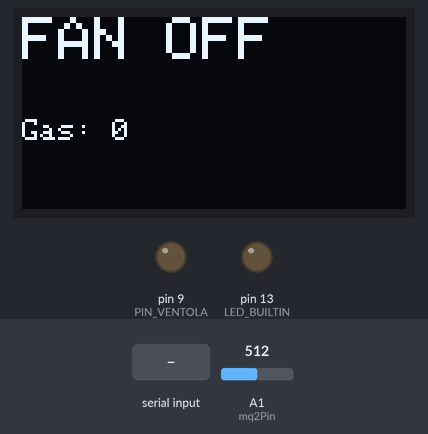
The sketch below on a simulated Arduino Uno, built with avr-gcc and run on an emulated ATmega328P. On the bench: 128×64 one-colour display, output pins drawn as LEDs (lit = HIGH). Inputs (shaded band) come from the test bench; at power-on: A1 (mq2Pin) = 512. What the sketch prints to the serial monitor is not drawn.

Above: at 4.8 s.
4.9 s: "FAN_ON\n" received over the second serial link
At 5.02 s:
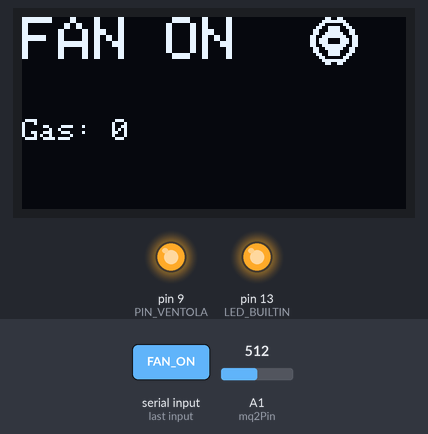
7.0 s: "FAN_OFF\n" received over the second serial link
At 7.9 s:
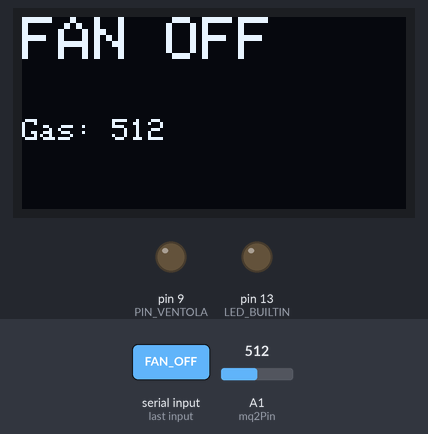
8.9 s: A1 (mq2Pin) set to 716
At 10.8 s:
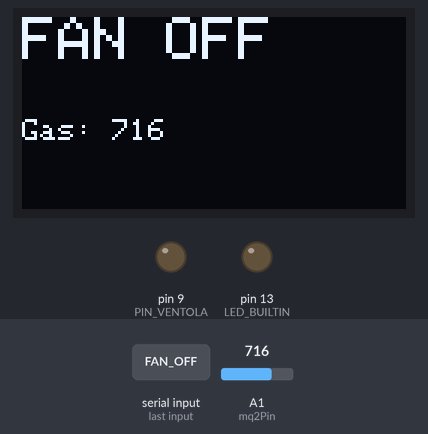
11.5 s: A1 (mq2Pin) set to 900
At 15.8 s:
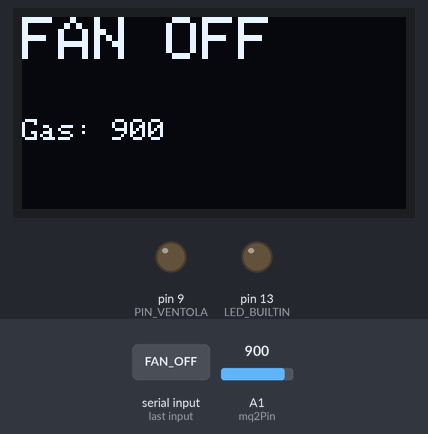
Timing chart, 0 to 16.6 s (numbered marks = the images above; inputs shaded):
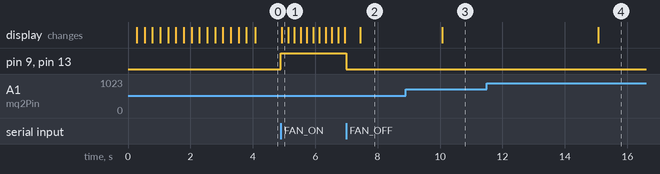

Measured:
- after the input at 4.9 s, pin 9 (PIN_VENTOLA), pin 13 (LED_BUILTIN): LOW → HIGH at once; the display: changes at once (image 1)
- after the input at 7.0 s, pin 9 (PIN_VENTOLA), pin 13 (LED_BUILTIN): HIGH → LOW at once; the display: changes after 0.44 s (image 2)
- after the input at 8.9 s, the display: changes after 1.2 s (image 3)
- after the input at 11.5 s, the display: changes after 3.6 s (image 4)

The sketch:

arduino_ide_offgas.ino
```cpp
#include <SoftwareSerial.h>     // libreria per seriale software (Bluetooth HC-05)
#include <Wire.h>               // libreria comunicazione I2C
#include <Adafruit_GFX.h>       // libreria grafica base per display
#include <Adafruit_SH110X.h>    // libreria specifica per display OLED SH1106

// ===============================
// CONFIGURAZIONE OLED
// ===============================

#define SCREEN_WIDTH 128
#define SCREEN_HEIGHT 64

// creazione oggetto display (I2C)
Adafruit_SH1106G display(SCREEN_WIDTH, SCREEN_HEIGHT, &Wire, -1);


// ===============================
// CONFIGURAZIONE PIN
// ===============================

const int mq2Pin = A1;          // sensore gas MQ2 collegato all'ingresso analogico
const int bluetoothRxPin = 10;  // RX bluetooth (Arduino riceve)
const int bluetoothTxPin = 11;  // TX bluetooth (Arduino trasmette)
const int PIN_VENTOLA = 9;      // pin che controlla la ventola


// ===============================
// PARAMETRI SISTEMA
// ===============================

const unsigned long intervalloLettura = 5000;   // intervallo lettura sensore gas (5s)


// ===============================
// VARIABILI DI STATO
// ===============================

unsigned long ultimoTempoLettura = 0;   // timestamp ultima lettura gas
bool fanState = false;                  // stato ventola
int lastGasValue = 0;                   // ultimo valore gas letto

bool displayDirty = true;               // flag che indica quando aggiornare il display
unsigned long lastDisplayUpdate = 0;    // timestamp ultimo aggiornamento display


// ===============================
// ANIMAZIONE VENTOLA
// ===============================

unsigned long lastFanAnim = 0;   // timestamp ultimo frame animazione
bool fanFrame = false;           // frame corrente (alternanza tra 2 immagini)


// ===============================
// INTRO ALL'AVVIO
// ===============================

bool introActive = true;         // indica se la intro è ancora attiva
unsigned long introStartTime = 0;
unsigned long introLastFrame = 0;
bool introFrame = false;


// ===============================
// BITMAP FRAME 1 VENTOLA
// ===============================

const uint8_t fan_frame1[] PROGMEM = {

0b00000110,0b01100000,
0b00001111,0b11110000,
0b00011000,0b00011000,
0b00110011,0b11001100,
0b01100011,0b11000110,
0b01100111,0b11100110,
0b11001111,0b11110011,
0b11011100,0b00111011,
0b11011100,0b00111011,
0b11001111,0b11110011,
0b01100111,0b11100110,
0b01100011,0b11000110,
0b00110011,0b11001100,
0b00011000,0b00011000,
0b00001111,0b11110000,
0b00000110,0b01100000
};


// ===============================
// BITMAP FRAME 2 VENTOLA
// ===============================

const uint8_t fan_frame2[] PROGMEM = {

0b00000110,0b01100000,
0b00001111,0b11110000,
0b00011000,0b00011000,
0b00110111,0b11101100,
0b01100110,0b01100110,
0b01101100,0b00110110,
0b11011000,0b00011011,
0b11110000,0b00001111,
0b11110000,0b00001111,
0b11011000,0b00011011,
0b01101100,0b00110110,
0b01100110,0b01100110,
0b00110111,0b11101100,
0b00011000,0b00011000,
0b00001111,0b11110000,
0b00000110,0b01100000
};


// ===============================
// BLUETOOTH SERIAL
// ===============================

SoftwareSerial bluetooth(bluetoothRxPin, bluetoothTxPin);


// ===============================
// SETUP
// ===============================

void setup() {

  // configurazione pin hardware
  pinMode(mq2Pin, INPUT);
  pinMode(PIN_VENTOLA, OUTPUT);
  pinMode(LED_BUILTIN, OUTPUT);

  // ventola inizialmente spenta
  digitalWrite(PIN_VENTOLA, LOW);
  digitalWrite(LED_BUILTIN, LOW);

  // inizializzazione seriali
  Serial.begin(9600);
  bluetooth.begin(9600);

  // inizializzazione display OLED
  if(!display.begin(0x3C, true)) {
    while(true);   // blocca se il display non viene trovato
  }

  display.clearDisplay();
  display.setTextColor(SH110X_WHITE);

  // avvio timer intro
  introStartTime = millis();
}


// ===============================
// LOOP PRINCIPALE
// ===============================

void loop() {

  unsigned long now = millis();


  // ===============================
  // INTRO OFFGAS
  // ===============================

  // per i primi 4 secondi mostra la schermata di avvio
  if (introActive) {

    if (now - introStartTime < 4000) {

      if (now - introLastFrame > 250) {

        introFrame = !introFrame;

        display.clearDisplay();

        display.setTextSize(2);
        display.setCursor(24,12);
        display.print("OFFGAS");

        // animazione ventola
        if (introFrame)
          display.drawBitmap(56,40, fan_frame1,16,16,SH110X_WHITE);
        else
          display.drawBitmap(56,40, fan_frame2,16,16,SH110X_WHITE);

        display.display();

        introLastFrame = now;
      }

      return;   // blocca il resto del programma durante la intro
    }

    // fine intro
    introActive = false;
    displayDirty = true;
  }


  // ===============================
  // LETTURA SENSORE GAS
  // ===============================

  if (now - ultimoTempoLettura >= intervalloLettura) {

    ultimoTempoLettura = now;

    int val[5];
    int valore;
    //MEDIAZIONE
    // lettura multipla sensore
    for(int i=0;i<5;i++){
      valore = analogRead(mq2Pin);
      val[i] = valore;
      delay(5);
    }

    // ordinamento valori
    for(int i=0;i<4;i++){
      for(int j=i+1;j<5;j++){
        if(val[i]>val[j]){
          int a=val[i];
          val[i]=val[j];
          val[j]=a;
        }
      }
    }

    // trimmed mean (elimina min e max)
    valore=(val[1]+val[2]+val[3])/3;
    lastGasValue=valore;

    // invio valore al bridge
    bluetooth.print("MQ2:");
    bluetooth.println(valore);

    Serial.print("MQ2:");
    Serial.println(valore);

    displayDirty=true;
  }


  // ===============================
  // RICEZIONE COMANDI DAL BRIDGE
  // ===============================

  if (bluetooth.available()) {

    String comando = bluetooth.readStringUntil('\n');
    comando.trim();

    if (comando.equalsIgnoreCase("FAN_ON")) {

      digitalWrite(PIN_VENTOLA,HIGH);
      digitalWrite(LED_BUILTIN,HIGH);
      fanState=true;

      Serial.println("Ventola ON");
      displayDirty=true;
    }

    else if (comando.equalsIgnoreCase("FAN_OFF")) {

      digitalWrite(PIN_VENTOLA,LOW);
      digitalWrite(LED_BUILTIN,LOW);
      fanState=false;

      Serial.println("Ventola OFF");
      displayDirty=true;
    }
  }


  // ===============================
  // ANIMAZIONE VENTOLA
  // ===============================

  if (fanState && now-lastFanAnim>200) {

    fanFrame=!fanFrame;
    displayDirty=true;
    lastFanAnim=now;
  }


  // ===============================
  // AGGIORNAMENTO DISPLAY
  // ===============================

  unsigned long displayInterval = fanState ? 200 : 500;

  if (displayDirty && now-lastDisplayUpdate>displayInterval) {

    aggiornaDisplay();

    displayDirty=false;
    lastDisplayUpdate=now;
  }

}


// ===============================
// FUNZIONE DI AGGIORNAMENTO OLED
// ===============================

void aggiornaDisplay() {

  display.clearDisplay();

  // stato ventola
  display.setTextSize(2);
  display.setCursor(0,0);
  display.print("FAN ");
  display.print(fanState ? "ON":"OFF");

  // animazione ventola
  if (fanState) {

    if (fanFrame)
      display.drawBitmap(96,0,fan_frame1,16,16,SH110X_WHITE);
    else
      display.drawBitmap(96,0,fan_frame2,16,16,SH110X_WHITE);
  }

  // valore gas
  display.setTextSize(1);
  display.setCursor(0,34);
  display.print("Gas: ");
  display.print(lastGasValue);

  display.display();
}
```
